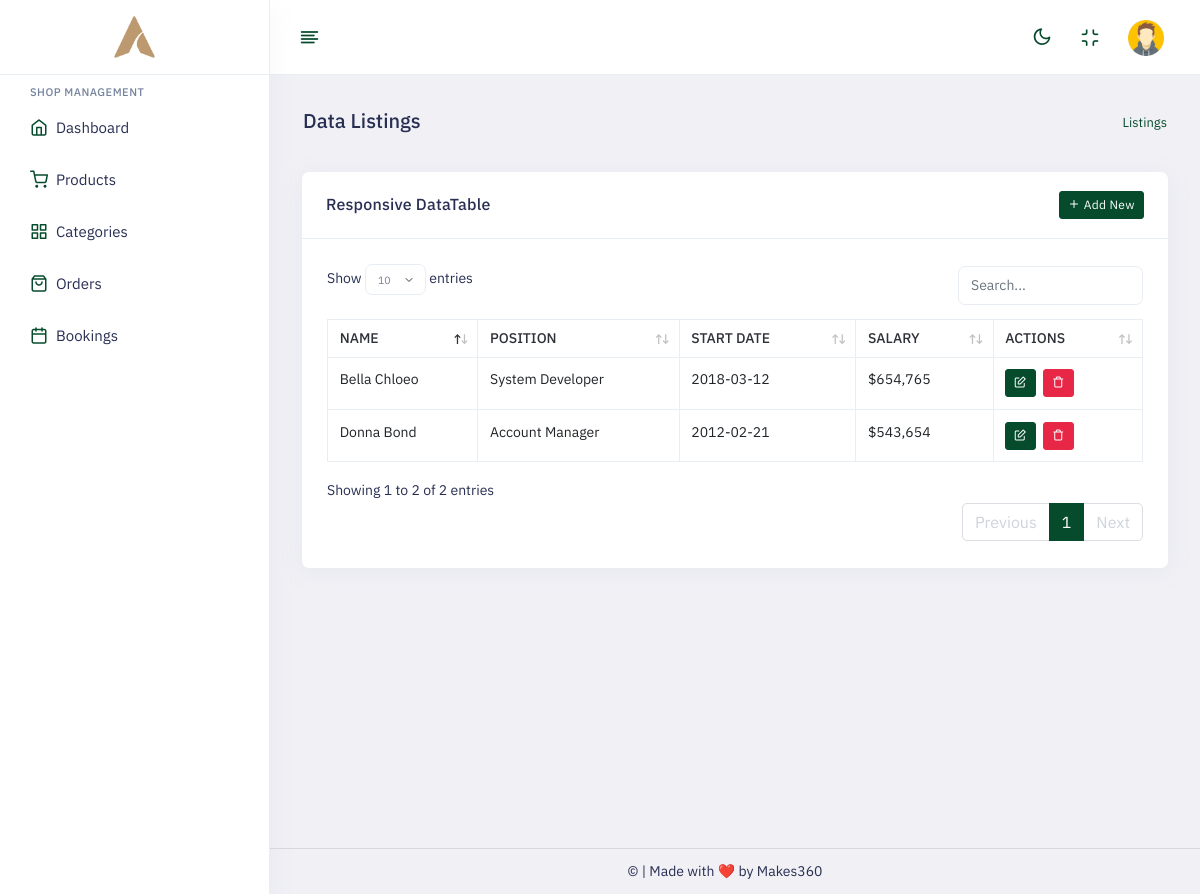
Screenshot of /admin/files/list/list.php (signed in) with the database file from the repository.
### tables this page shows
CREATE TABLE `listing_items` (
  `id` int(11) NOT NULL,
  `name` varchar(255) NOT NULL,
  `position` varchar(255) NOT NULL,
  `start_date` date NOT NULL,
  `salary` varchar(50) NOT NULL
);

### admin/app/init.php (called while the page is built, shortened)
<?php
if (!defined("APP_ROOT")) {
    if (!function_exists("app_url_join")) {
        function app_url_join(string $base, string $path): string
        {
            $path = trim($path, "/");
            return rtrim($base, "/") . "/" . $path;
        }
    }
    if (!function_exists("file_url")) {
        function file_url(string $path): string
        {
            return app_url_join(BASE_URL, "files/" . ltrim($path, "/"));
        }
    }
}

### admin/app/module-data.php (called while the page is built, shortened)
<?php
function getModuleConnection(): ?\mysqli
{
    static $connection = null;
    try {
        $connection = getSashDBConnection();
    } catch (\mysqli_sql_exception $e) {
        error_log("Module DB connection failed: {$e->getMessage()}");
        $connection = null;
        return null;
    }
    return $connection;
}
function tryFetchRows(?\mysqli $connection, string $sql): array
{
    $rows = [];
    try {
        if ($result = $connection->query($sql)) {
            while ($row = $result->fetch_assoc()) {
                $rows[] = $row;
            }
        }
    } catch (\mysqli_sql_exception $e) {
        error_log("Query failed: {$e->getMessage()}");
        return [];
    }
    return $rows;
}
function getListingItems(): array
{
    $rows = tryFetchRows(
        getModuleConnection(),
        "SELECT id, name, position, start_date, salary FROM listing_items ORDER BY id",
    );
    return $rows !== [] ? $rows : getListingItemsFallback();
}

### admin/files/list/list.php (the view, shortened to what this page needs)
<?php
require_once dirname(__DIR__, 2) . "/app/init.php";
require_once APP_ROOT . "/app/auth.php";
require_once APP_ROOT . "/app/module-data.php";
$listingItems = getListingItems();
include LAYOUT_PATH . "/head.php";
?>
<body class="app sidebar-mini ltr light-mode">
    <div class="page">
        <div class="page-main">
            <?php include LAYOUT_PATH . "/header.php"; ?>
            <?php include LAYOUT_PATH . "/sidebar.php"; ?>
            <div class="main-content app-content mt-0">
                <div class="side-app">
                    <div class="main-container container-fluid">
                        <div class="page-header">
                            <h1 class="page-title">Data Listings</h1>
                            <div>
                                <ol class="breadcrumb">
                                    <li class="breadcrumb-item active" aria-current="page">Listings</li>
                                </ol>
                            </div>
                        </div>
                        <div class="row row-sm">
                            <div class="col-lg-12">
                                <div class="card">
                                    <div class="card-header d-flex justify-content-between">
                                        <h3 class="card-title">Responsive DataTable</h3>
                                        <a href="<?= file_url(
                                            "form/form",
                                        ) ?>" class="btn btn-primary btn-sm"><i class="fe fe-plus"></i> Add New</a>
                                    </div>
                                    <div class="card-body">
                                        <div class="table-responsive">
                                            <table class="table table-bordered text-nowrap border-bottom" id="responsive-datatable">
                                                <thead>
                                                    <tr>
                                                        <th class="border-bottom-0">Name</th>
                                                        <th class="border-bottom-0">Position</th>
                                                        <th class="border-bottom-0">Start date</th>
                                                        <th class="border-bottom-0">Salary</th>
                                                        <th class="border-bottom-0">Actions</th>
                                                    </tr>
                                                </thead>
                                                <tbody>
                                                    <?php foreach (
                                                        $listingItems
                                                        as $item
                                                    ): ?>
                                                        <tr>
                                                            <td><?= htmlspecialchars(
                                                                $item["name"],
                                                            ) ?></td>
                                                            <td><?= htmlspecialchars(
                                                                $item[
                                                                    "position"
                                                                ],
                                                            ) ?></td>
                                                            <td><?= htmlspecialchars(
                                                                $item[
                                                                    "start_date"
                                                                ],
                                                            ) ?></td>
                                                            <td><?= htmlspecialchars(
                                                                $item["salary"],
                                                            ) ?></td>
                                                            <td>
                                                                <a href="<?= file_url(
                                                                    "form/form",
                                                                ) ?>?id=<?= urlencode(
    $item["id"],
) ?>" class="btn btn-primary btn-sm me-1"><i class="fe fe-edit"></i></a>
                                                                <form method="post" action="<?= file_url(
                                                                    "list/delete",
                                                                ) ?>" class="d-inline" onsubmit="return confirm('Are you sure you want to delete this listing?');">
                                                                    <button type="submit" class="btn btn-danger btn-sm">
                                                                        <i class="fe fe-trash"></i>
                                                                    </button>
                                                                </form>
                                                            </td>
                                                        </tr>
                                                    <?php endforeach; ?>
                                                </tbody>
                                            </table>
                                        </div>
                                    </div>
                                </div>
                            </div>
                        </div>
                    </div>
                </div>
            </div>
        </div>
        <?php include LAYOUT_PATH . "/footer.php"; ?>
    </div>
</body>
</html>

### rows the page displays
listing_items: name "Bella Chloeo", position "System Developer", start_date "2018-03-12", salary "$654,765"
listing_items: name "Donna Bond", position "Account Manager", start_date "2012-02-21", salary "$543,654"
